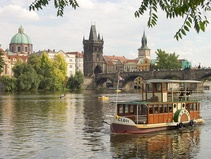
#> input picture Computer Vision/Seam Carving/inputSeamCarvingPrague.jpg, 211 x 159 px, shrunk from 640 x 480 before the run
$ python SeamCarvingReduceHeight.py
#> lines starting #> are read from the running program, lines starting #| are printed output that depends on the picture
### Computer Vision/Seam Carving/energy_image.py
# -*- coding: utf-8 -*-
"""
Created on Sun Oct 16 23:08:39 2022

@author: kashy
"""
import numpy as np
import matplotlib.pyplot as plt
import cv2
def energy_image(im):

  '''
  returns energyImage
  '''
  nx , ny , z = im.shape
  im = np.sum(im,axis=2)

  #kernel = np.array([-1,1])

  im_padded = np.zeros( (nx+1 , ny+1) )
  im_padded = im_padded.astype('double')
  im_padded[0:nx , 0:ny] = im
  im = im_padded.copy()
  pad1 = 0
  pad2 = 1
  energyImage = np.zeros( (nx, ny ) )

  for i in range(0,nx):
    for j in range(0,ny):

      wrty = im[i,j+1] - im[i,j]
      wrty /= 3

      wrtx  = im[i+1,j] - im[i,j]
      wrtx /= 3

      energyImage[i,j] = abs(wrtx) + abs(wrty)
  #energyImage = energyImage[pad1:-pad2,pad1:-pad2 ]
  assert energyImage.shape == (nx , ny)

  return energyImage

### Computer Vision/Seam Carving/cumulative_minimum_energy_map.py
# -*- coding: utf-8 -*-
"""
Created on Sun Oct 16 23:13:06 2022

@author: kashy
"""

import numpy as np
import matplotlib.pyplot as plt
import cv2

def cumulative_minimum_energy_map(energyImage,seamDirection):
  '''
  return cumulativeEnergyMap in vertical or horizontal directions.
  '''
  assert seamDirection == "HORIZONTAL" or seamDirection == "VERTICAL"
  ni = len(energyImage)
  nj = len(energyImage[0])
  if(seamDirection == "HORIZONTAL"):
    energyImage = energyImage.T
    ni, nj = nj,ni

  for i in range(ni-2,-1,-1):

    for j in range(0,nj):
      values = []
      values.append(energyImage[i+1][j])
      if(j>0):
        values.append(energyImage[i+1][j-1])
      if(j<nj-1):
        values.append(energyImage[i+1][j+1])
      energyImage[i][j] += min(values)
  if(seamDirection == "HORIZONTAL"):
    return energyImage.T
  return energyImage

### Computer Vision/Seam Carving/find_optimal_horizontal_seam.py
# -*- coding: utf-8 -*-
"""
Created on Sun Oct 16 23:29:08 2022

@author: kashy
"""

import numpy as np
import matplotlib.pyplot as plt
import cv2


def find_optimal_horizontal_seam(cumulativeEnergyMap):
  '''
  return horizontalSeam row indexes for each column. list of indexes, 1darray
  '''
  horizontalSeam = []
  ni = len(cumulativeEnergyMap)
  n = len(cumulativeEnergyMap[0])
  init = np.argmin(cumulativeEnergyMap[:,0])
  horizontalSeam.append(init)
  j = 1
  i = init
  while(len(horizontalSeam) < n):
    values = []

    if(i>0 and i<ni-1):
      values = cumulativeEnergyMap[:,j][i-1:i+2]
      skew = np.argmin(values)
      i = i+ skew - 1
    elif(i<=0):
      values = cumulativeEnergyMap[:,j][i:i+2]
      skew = np.argmin(values)
      i = i+ skew
    elif(i>=ni-1):
      values = cumulativeEnergyMap[:,j][i-1:i+1]
      skew = np.argmin(values)
      i = i+ skew - 1

    horizontalSeam.append(i)
    j +=1

  return horizontalSeam

### Computer Vision/Seam Carving/reduceHeight.py
# -*- coding: utf-8 -*-
"""
Created on Sun Oct 16 23:36:48 2022

@author: kashy
"""

import numpy as np
import matplotlib.pyplot as plt
import cv2

from find_optimal_horizontal_seam import find_optimal_horizontal_seam
from cumulative_minimum_energy_map import cumulative_minimum_energy_map


def reduceHeight(im , energyImage):
  '''
   return  reducedColorImage, reducedEnergyImage
  '''
  seam = find_optimal_horizontal_seam(cumulative_minimum_energy_map(energyImage , "HORIZONTAL"))
  for ind in range(len(seam)):
    val = seam[ind]
    newrow = np.concatenate((energyImage[:val , ind] , energyImage[val+1:,ind] , np.array([0])))
    energyImage[:,ind]= newrow
    newrow = np.concatenate( (im[:val, ind] , im[val+1 :,ind] , np.array([[0,0,0]]) ))
    im[:,ind] = newrow
  return im[:-1,:,:] , energyImage[:-1,:]


### Computer Vision/Seam Carving/SeamCarvingReduceHeight.py
# -*- coding: utf-8 -*-
"""
Created on Mon Oct 17 00:55:57 2022

@author: kashy
"""

import numpy as np
import matplotlib.pyplot as plt
import cv2


from energy_image import energy_image
from reduceHeight import reduceHeight


'''
repeat above and do height.

'''
images = ('inputSeamCarvingPrague.jpg' , 'inputSeamCarvingMall.jpg')
outputnames = ("outputReduceHeightPrague.png" , "outputReduceHeightMall.png")
figures = (1,2)
for im_ind in range(len(images)):
  im = cv2.imread(images[im_ind])
#> im is the input picture: shape (159, 211, 3); mean B, G, R 132.7, 149.6, 156.5
  im = cv2.cvtColor(im, cv2.COLOR_BGR2RGB)

  plt.figure(1)
  plt.imshow(im)

  for i in range(100):
    energyImage = energy_image(im)
    im , energyImage = reduceHeight(im , energyImage)
#> this loop made 100 passes
#> pass 1, in energy_image, `im = np.sum(im,axis=2)`:
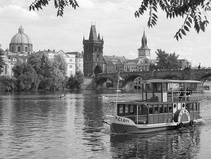
#> im: shape (159, 211) uint64; min 2, max 765, mean 438.8; drawn with min black and max white
#> pass 1, in energy_image, `im = im_padded.copy()`:
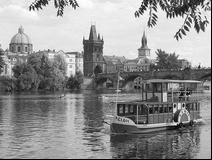
#> im: shape (160, 212) float64; min 0, max 765, mean 434; drawn with min black and max white
#> pass 1, `energyImage = energy_image(im)`:
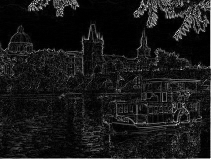
#> energyImage: shape (159, 211) float64; min 0, max 336, mean 31.8; drawn with min black and max white
#> pass 1, in cumulative_minimum_energy_map, `energyImage = energyImage.T`:
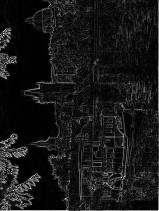
#> energyImage: shape (211, 159) float64; min 0, max 336, mean 31.8; drawn with min black and max white
#> after the loop:
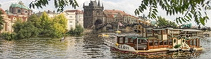
#> im: shape (59, 211, 3); mean R, G, B 143.6, 135.8, 114.6
  plt.figure(figures[im_ind])
  plt.imshow(im)
  plt.imsave(outputnames[im_ind] , im)
#> pass 2 of the loop `for im_ind in range(len(images)):`:
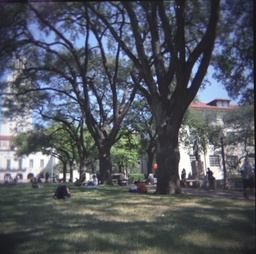
#> input picture Computer Vision/Seam Carving/inputSeamCarvingMall.jpg, 256 x 254 px, shrunk from 775 x 769 before the run
#> im is the input picture: shape (254, 256, 3); mean B, G, R 96.4, 88.4, 83.8
#> the loop `for i in range(100):` made 100 passes
#> pass 1, in cumulative_minimum_energy_map (call 101), `energyImage = energyImage.T`:
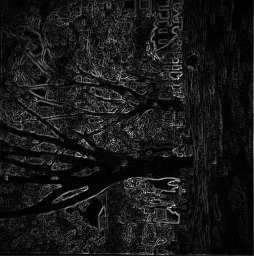
#> energyImage: shape (256, 254) float64; min 0, max 248.3, mean 24.1
#> after the loop `for i in range(100):`:
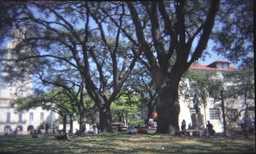
#> im: shape (154, 256, 3); mean R, G, B 93.4, 98.2, 109.2
